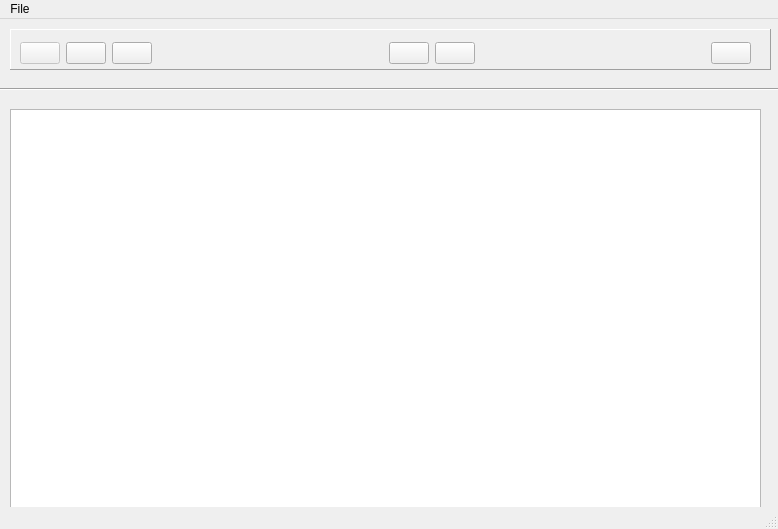
<?xml version="1.0" encoding="UTF-8"?>
<ui version="4.0">
 <class>MainWindow</class>
 <widget class="QMainWindow" name="MainWindow">
  <property name="geometry">
   <rect>
    <x>0</x>
    <y>0</y>
    <width>778</width>
    <height>529</height>
   </rect>
  </property>
  <property name="windowTitle">
   <string>Output</string>
  </property>
  <property name="windowIcon">
   <iconset resource="resources.qrc">
    <normaloff>:/icons/assets/icons/AVEGA-Favicon.ico</normaloff>:/icons/assets/icons/AVEGA-Favicon.ico</iconset>
  </property>
  <widget class="QWidget" name="centralwidget">
   <widget class="QFrame" name="legend">
    <property name="geometry">
     <rect>
      <x>10</x>
      <y>10</y>
      <width>761</width>
      <height>41</height>
     </rect>
    </property>
    <property name="styleSheet">
     <string notr="true"/>
    </property>
    <property name="frameShape">
     <enum>QFrame::Panel</enum>
    </property>
    <property name="frameShadow">
     <enum>QFrame::Raised</enum>
    </property>
    <widget class="QWidget" name="horizontalLayoutWidget_8">
     <property name="geometry">
      <rect>
       <x>10</x>
       <y>10</y>
       <width>731</width>
       <height>28</height>
      </rect>
     </property>
     <layout class="QHBoxLayout" name="legend_btn">
      <item>
       <widget class="QPushButton" name="pushButton_new_file_2">
        <property name="enabled">
         <bool>false</bool>
        </property>
        <property name="toolTip">
         <string>new file</string>
        </property>
        <property name="styleSheet">
         <string notr="true"/>
        </property>
        <property name="icon">
         <iconset resource="resources.qrc">
          <normaloff>:/icons/assets/icons/new_file.png</normaloff>:/icons/assets/icons/new_file.png</iconset>
        </property>
        <property name="autoDefault">
         <bool>false</bool>
        </property>
        <property name="default">
         <bool>false</bool>
        </property>
        <property name="flat">
         <bool>false</bool>
        </property>
       </widget>
      </item>
      <item>
       <widget class="QPushButton" name="pushButton_save_as_2">
        <property name="toolTip">
         <string>save as</string>
        </property>
        <property name="text">
         <string/>
        </property>
        <property name="icon">
         <iconset resource="resources.qrc">
          <normaloff>:/icons/assets/icons/save.png</normaloff>:/icons/assets/icons/save.png</iconset>
        </property>
       </widget>
      </item>
      <item>
       <widget class="QPushButton" name="pushButton_save_2">
        <property name="toolTip">
         <string>save</string>
        </property>
        <property name="text">
         <string/>
        </property>
        <property name="icon">
         <iconset resource="resources.qrc">
          <normaloff>:/icons/assets/icons/folder.png</normaloff>:/icons/assets/icons/folder.png</iconset>
        </property>
        <property name="iconSize">
         <size>
          <width>16</width>
          <height>16</height>
         </size>
        </property>
       </widget>
      </item>
      <item>
       <spacer name="horizontalSpacer_8">
        <property name="orientation">
         <enum>Qt::Horizontal</enum>
        </property>
        <property name="sizeHint" stdset="0">
         <size>
          <width>40</width>
          <height>20</height>
         </size>
        </property>
       </spacer>
      </item>
      <item>
       <widget class="QPushButton" name="pushButton_copy_2">
        <property name="toolTip">
         <string>copy</string>
        </property>
        <property name="text">
         <string/>
        </property>
        <property name="icon">
         <iconset resource="resources.qrc">
          <normaloff>:/icons/assets/icons/copy.png</normaloff>:/icons/assets/icons/copy.png</iconset>
        </property>
       </widget>
      </item>
      <item alignment="Qt::AlignHCenter">
       <widget class="QPushButton" name="pushButton_paste_2">
        <property name="toolTip">
         <string>paste</string>
        </property>
        <property name="text">
         <string/>
        </property>
        <property name="icon">
         <iconset resource="resources.qrc">
          <normaloff>:/icons/assets/icons/paste.png</normaloff>:/icons/assets/icons/paste.png</iconset>
        </property>
        <property name="iconSize">
         <size>
          <width>16</width>
          <height>16</height>
         </size>
        </property>
       </widget>
      </item>
      <item>
       <spacer name="horizontalSpacer_9">
        <property name="orientation">
         <enum>Qt::Horizontal</enum>
        </property>
        <property name="sizeHint" stdset="0">
         <size>
          <width>40</width>
          <height>20</height>
         </size>
        </property>
       </spacer>
      </item>
      <item>
       <widget class="QPushButton" name="pushButton_help_2">
        <property name="toolTip">
         <string>help</string>
        </property>
        <property name="text">
         <string/>
        </property>
        <property name="icon">
         <iconset resource="resources.qrc">
          <normaloff>:/icons/assets/icons/q_mark.png</normaloff>:/icons/assets/icons/q_mark.png</iconset>
        </property>
       </widget>
      </item>
     </layout>
    </widget>
   </widget>
   <widget class="Line" name="line">
    <property name="geometry">
     <rect>
      <x>0</x>
      <y>60</y>
      <width>781</width>
      <height>20</height>
     </rect>
    </property>
    <property name="orientation">
     <enum>Qt::Horizontal</enum>
    </property>
   </widget>
   <widget class="QTextEdit" name="output_element">
    <property name="geometry">
     <rect>
      <x>10</x>
      <y>90</y>
      <width>751</width>
      <height>401</height>
     </rect>
    </property>
    <property name="autoFillBackground">
     <bool>false</bool>
    </property>
    <property name="readOnly">
     <bool>true</bool>
    </property>
   </widget>
  </widget>
  <widget class="QMenuBar" name="menubar">
   <property name="geometry">
    <rect>
     <x>0</x>
     <y>0</y>
     <width>778</width>
     <height>22</height>
    </rect>
   </property>
   <widget class="QMenu" name="menuFile">
    <property name="title">
     <string>File</string>
    </property>
    <addaction name="actionSave"/>
    <addaction name="separator"/>
    <addaction name="actionSave_as"/>
   </widget>
   <addaction name="menuFile"/>
  </widget>
  <widget class="QStatusBar" name="statusbar"/>
  <action name="actionSave">
   <property name="text">
    <string>Save</string>
   </property>
  </action>
  <action name="actionSave_as">
   <property name="text">
    <string>Save as</string>
   </property>
  </action>
 </widget>
 <resources>
  <include location="resources.qrc"/>
 </resources>
 <connections/>
</ui>
